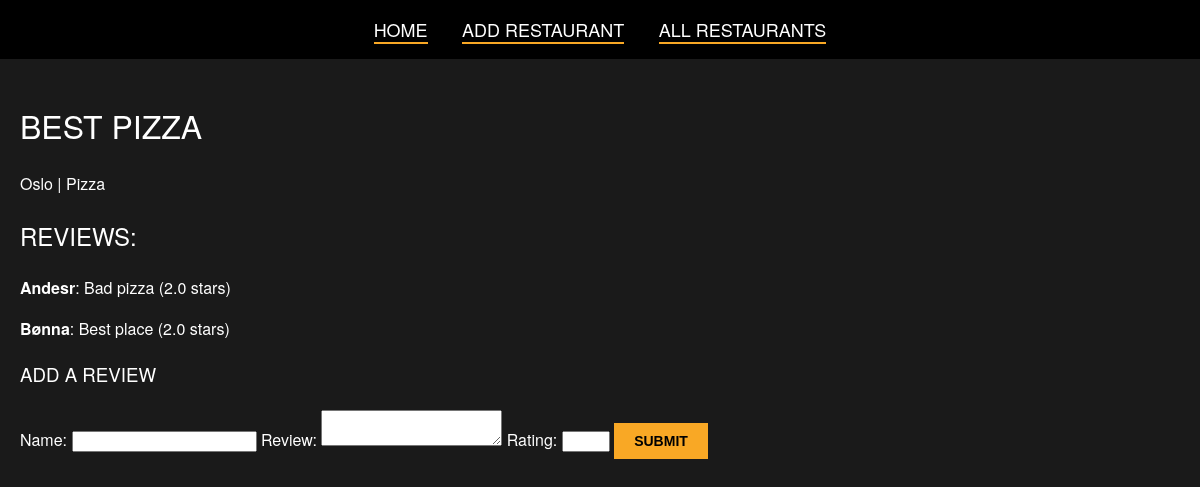
/restaurants/4, run on the app's committed database.
### app.py (models this page shows)
class Restaurant(db.Model):
    id = db.Column(db.Integer, primary_key=True)
    name = db.Column(db.String(100), nullable=False)
    location = db.Column(db.String(100), nullable=False)
    cuisine_type = db.Column(db.String(50), nullable=False)
    rating = db.Column(db.Float)

class Review(db.Model):
    id = db.Column(db.Integer, primary_key=True)
    user = db.Column(db.String(50), nullable=False)
    comment = db.Column(db.Text, nullable=False)
    rating = db.Column(db.Float, nullable=False)
    restaurant_id = db.Column(db.Integer, db.ForeignKey('restaurant.id'), nullable=False)

### app.py (the view, shortened to what this page needs)
@app.route('/restaurants/<int:id>', methods=['GET', 'POST'])
def restaurant_detail(id):
    restaurant = Restaurant.query.get_or_404(id)
    reviews = Review.query.filter_by(restaurant_id=id).all()
    return render_template('steder_detalj.html', restaurant=restaurant, reviews=reviews)

### templates/steder_detalj.html (shortened to what this page needs)
<head>
    <link rel="stylesheet" href="{{ url_for('static', filename='styles.css') }}">
</head>
<body>
    <div class="navbar">
        <a href="/">Home</a>
        <a href="/add">Add Restaurant</a>
        <a href="/restaurants">All Restaurants</a>
    </div>
<div class="container">
<h1>{{ restaurant.name }}</h1>
<p>{{ restaurant.location }} | {{ restaurant.cuisine_type }}</p>
<h2>Reviews:</h2>
<ul>
    {% for review in reviews %}
    <li><strong>{{ review.user }}</strong>: {{ review.comment }} ({{ review.rating }} stars)</li>
    {% endfor %}
</ul>
<h3>Add a Review</h3>
<form method="POST">
    <label for="user">Name:</label>
    <input type="text" name="user" required>
    <label for="comment">Review:</label>
    <textarea name="comment" required></textarea>
    <label for="rating">Rating:</label>
    <input type="number" name="rating" min="1" max="5" required>
    <button type="submit">Submit</button>
</form>
</div>
</body>

### static/styles.css (style rules this page uses)
body { background-color: #1a1a1a; color: #ffffff; font-family: 'Helvetica Neue', Arial, sans-serif; margin: 0; padding: 0; line-height: 1.6; }
a { color: #ffffff; text-decoration: none; border-bottom: 2px solid #f9a825; }
h1, h2, h3 { font-family: 'Helvetica Neue', Arial, sans-serif; font-weight: 300; margin-bottom: 20px; text-transform: uppercase; }
ul { list-style: none; padding: 0; }
li { margin-bottom: 15px; }
.container { padding: 20px; max-width: 1200px; margin: 0 auto; }
.navbar { background-color: #000000; padding: 15px 0; text-align: center; }
.navbar a { font-size: 18px; color: #ffffff; margin: 0 15px; text-transform: uppercase; }
button { background-color: #f9a825; color: #000; border: none; padding: 10px 20px; cursor: pointer; font-size: 14px; text-transform: uppercase; font-weight: bold; }

### data on the page
Restaurant: name "BEST PIZZA", location "Oslo", cuisine_type "Pizza"
Review: user "Andesr", comment "Bad pizza", rating "2.0"
Review: user "Bønna", comment "Best place", rating "2.0"
